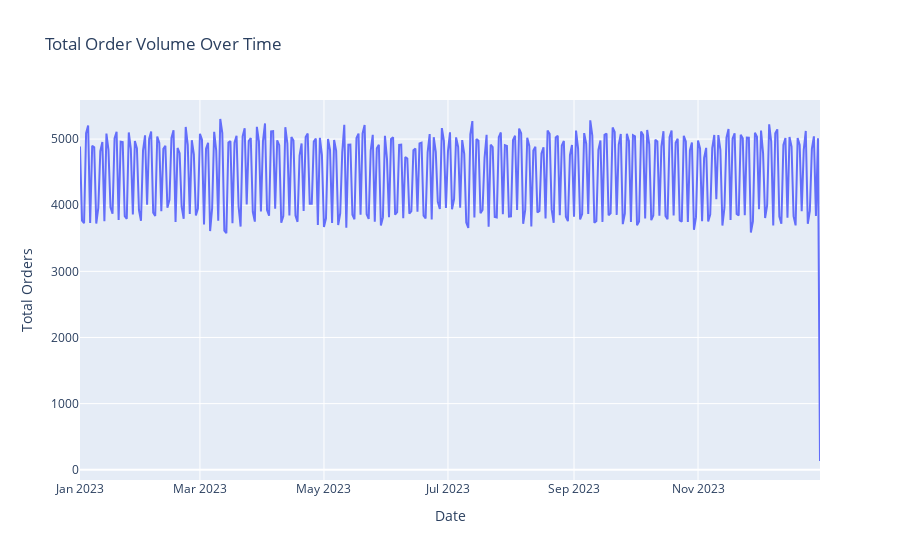

Write notebook code for a chart like this one.
### Code cell
#  Order Volume by DateTime (Monthly Time Series)
datetime_order_volume = product_data.groupby('Date')['Order_Volume'].sum().reset_index()

# Plotting Order Volume over Time
fig = px.line(datetime_order_volume, x='Date', y='Order_Volume', title='Total Order Volume Over Time', 
              labels={'Order_Volume': 'Total Orders'})
fig.show()

### Figure 1 — Plotly figure (JSON) as saved in the notebook; plotly's stock layout.template omitted (floating-point values rounded to 4 significant figures; data arrays with more than 128 entries replaced by an {"elided": "..."} marker saying what was removed)
{"data": [{"hovertemplate": "Date=%{x}<br>Total Orders=%{y}<extra></extra>", "legendgroup": "", "line": {"color": "#636efa", "dash": "solid"}, "marker": {"symbol": "circle"}, "mode": "lines", "name": "", "orientation": "v", "showlegend": false, "type": "scatter", "x": {"elided": "365 str values"}, "xaxis": "x", "y": {"elided": "365 int values"}, "yaxis": "y"}], "layout": {"legend": {"tracegroupgap": 0}, "title": {"text": "Total Order Volume Over Time"}, "xaxis": {"anchor": "y", "domain": [0, 1], "title": {"text": "Date"}}, "yaxis": {"anchor": "x", "domain": [0, 1], "title": {"text": "Total Orders"}}}}
